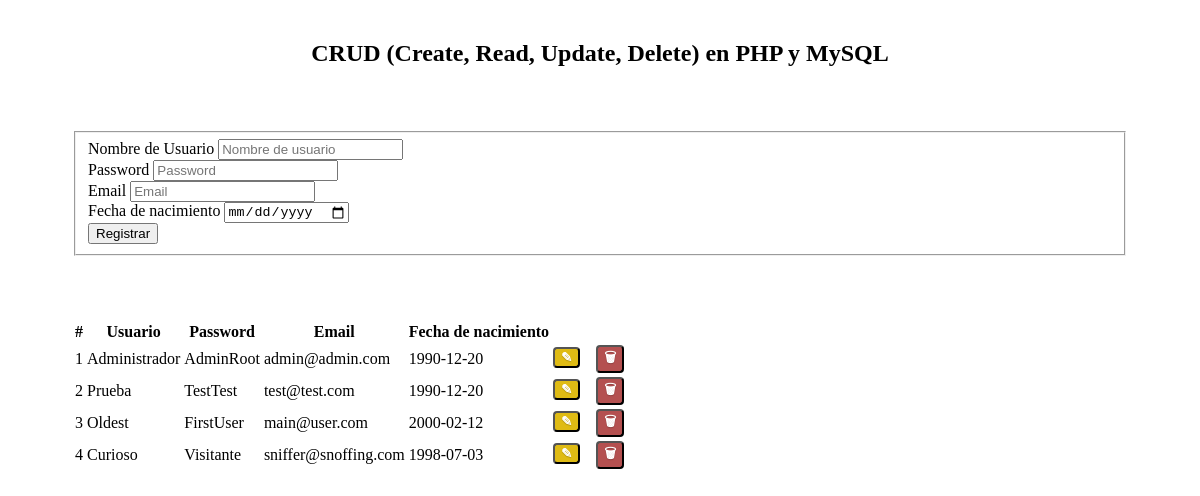
The page / on the database its author committed.
### tables this page shows
CREATE TABLE IF NOT EXISTS Usuario (
    usrId INT AUTO_INCREMENT PRIMARY KEY COMMENT 'La clave de usuario la genera internamente el propio Gestor de Base de Datos.',
    nombre VARCHAR(30) NOT NULL COMMENT 'Nombre del usuario.',
    password VARCHAR(30) NOT NULL COMMENT 'Contraseña de usuario.',
    email VARCHAR(80) NOT NULL UNIQUE COMMENT 'Correo electrónico del usuario; Obligatorio.',  
    fechaNac DATE NOT NULL COMMENT 'Fecha de nacimiento del usuario; Obligatorio.'
);

### index.php (the view, shortened to what this page needs)
<!DOCTYPE html>
<html>
    <head>
        <link rel="stylesheet" href="https://cdn.jsdelivr.net/npm/purecss@3.0.0/build/pure-min.css">
        <link rel="stylesheet" href="https://cdn.jsdelivr.net/npm/purecss@3.0.0/build/grids-responsive-min.css" />
    </head>
    <body>
        <div class="pure-g">
            <div class="pure-u-3-5">
                <h2>CRUD (Create, Read, Update, Delete) en PHP y MySQL</h2>
            </div>
        </div>
        <div class="pure-g">
            <div class="pure-u-2-6">
                <form class="pure-form pure-form-aligned">
                    <fieldset>
                        <div class="pure-control-group">
                            <label for="nombre-usuario">Nombre de Usuario</label>
                            <input type="text" id="nombre-usuario" name="nombreUsuario" placeholder="Nombre de usuario" />
                        </div>
                        <div class="pure-control-group">
                            <label for="aligned-password">Password</label>
                            <input type="password" id="aligned-password" placeholder="Password" />
                        </div>
                        <div class="pure-control-group">
                            <label for="email-usuario">Email</label>
                            <input type="email" id="email-usuario" name="emailUsuario" placeholder="Email" />
                        </div>
                        <div class="pure-control-group">
                            <label for="fecha-nacimiento">Fecha de nacimiento</label>
                            <input type="date" id="fecha-nacimiento" name="fechaNacimiento" placeholder="Fecha de nacimiento" />
                        </div>
                        <div class="pure-controls">
                            <button type="submit" class="pure-button pure-button-primary">Registrar</button>
                        </div>
                    </fieldset>
                </form>
            </div>
            <div class="pure-u-4-6">
                <table class="pure-table">
                    <thead>
                        <tr>
                            <th>#</th>
                            <th>Usuario</th>
                            <th>Password</th>
                            <th>Email</th>
                            <th>Fecha de nacimiento</th>
                            <th></th>
                        </tr>
                    </thead>
                    <tbody>
                        <?php
                            include "modelo/conexion.php";
                            $sql=$conexion->query("SELECT * FROM crudPHP.Usuario");
                            while ($datos = $sql->fetch_object()) {
                                if ($datos->usrId%2==0){
                        ?>
                        <tr>
                        <?php
                                } else {
                        ?>
                        <tr class="pure-table-odd">
                        <?php
                                }
                        ?>
                            <td><?= $datos->usrId ?></td>
                            <td><?= $datos->nombre ?></td>
                            <td><?= $datos->password ?></td>
                            <td><?= $datos->email ?></td>
                            <td><?= $datos->fechaNac ?></td>
                            <td>
                                <button class="button-warning pure-button">
                                    &#9998;
                                </button>
                                <button class="button-error pure-button">
                                    &#128465;
                                </button>
                            </td>
                        </tr>
                        <?php
                            }
                        ?>
                    </tbody>
                </table>
            </div>
        </div>
    </body>
</html>

### index.php (style rules this page uses)
h2, form, table { margin: auto 2rem ; padding: 2rem; }
h2 { text-align: center; }
.button-error, .button-warning { color: white; border-radius: 4px; text-shadow: 0 1px 1px rgba(0, 0, 0, 0.2); }
.button-error { background: rgb(180, 80, 80); }
.button-warning { background: rgb(223, 187, 20); }
td > button { font-weight: bolder; }

### rows shown on the page
usuario: usrId "1", nombre "Administrador", password "AdminRoot", email "admin@admin.com", fechaNac "1990-12-20"
usuario: usrId "2", nombre "Prueba", password "TestTest", email "test@test.com", fechaNac "1990-12-20"
usuario: usrId "3", nombre "Oldest", password "FirstUser", email "main@user.com", fechaNac "2000-02-12"
usuario: usrId "4", nombre "Curioso", password "Visitante", email "sniffer@snoffing.com", fechaNac "1998-07-03"
